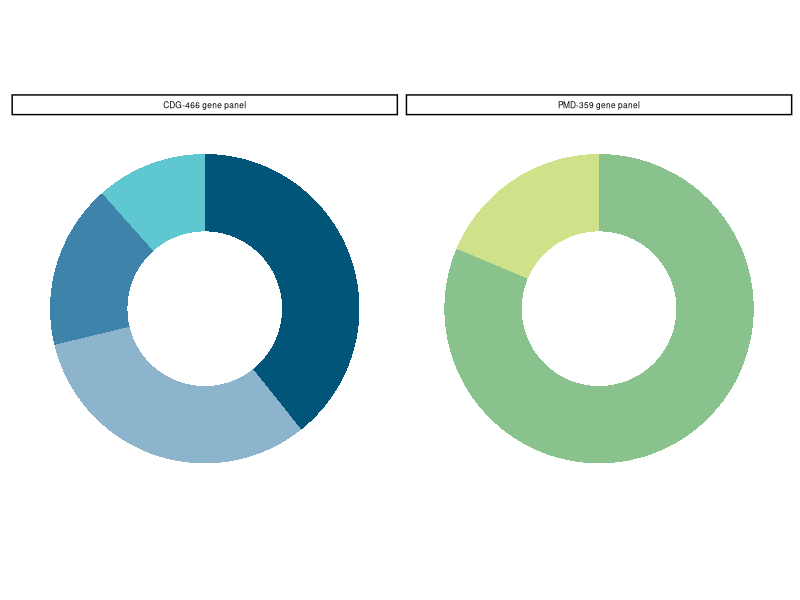

This figure's R source:
#!/usr/bin/env Rscript

# Author: Robert Wang (Xing Lab)
# Date: 2024.12.27
# Supplementary Figure 2a

# Genes represented in the CDG-466 (left) and PMD-359 (right) gene panels. Both panels include known disease genes as well 
# as genes that may be implicated in disease-associated pathways. 

# =====================================================================================================================
#                                                      LIBRARIES 
# =====================================================================================================================

# Load required libraries
suppressMessages(library(dplyr))
suppressMessages(library(ggplot2))
suppressMessages(library(tidyr))

# =====================================================================================================================
#                                                        MAIN
# =====================================================================================================================

# Establish working directories and file paths
workdir <- "/mnt/isilon/lin_lab_share/STRIPE"
outfile <- file.path(workdir, "manuscript/Revisions/20241219/Supplementary_Figures/Figure_S2/Figure_S2a.pdf")

# Construct dataframe summarizing number of genes in the CDG-466 and PMD-359 gene panels
df <- tibble(
    Panel = rep(c("CDG-466", "PMD-359"), each = 6),
    Category = rep(c("Known CDG gene", "Glycosyltransferase/sulfotransferase", "Glycoside hydrolase",
        "Other glycosylation-related gene", "Known PMD gene", "Other nuclear-encoded mitochondrial gene"), 2),
    Count = c(183, 149, 80, 54, 0, 0, 0, 0, 0, 0, 292, 67)
)
df$Panel <- factor(df$Panel, levels = c("CDG-466", "PMD-359"))
levels(df$Panel) <- c("CDG-466 gene panel", "PMD-359 gene panel")
df$Category <- factor(df$Category, levels = c("Known CDG gene", "Glycosyltransferase/sulfotransferase", "Glycoside hydrolase",
        "Other glycosylation-related gene", "Known PMD gene", "Other nuclear-encoded mitochondrial gene"))
df <- df %>% group_by(Panel) %>% mutate(Fraction = Count/sum(Count), Max = cumsum(Fraction)) %>%
    mutate(Min = c(0, head(Max, -1)))

# Plot number of genes in the CDG-466 and PMD-359 gene panels
p <- ggplot(df, aes(ymax = Max, ymin = Min, xmax = 4, xmin = 3, fill = Category)) + geom_rect() + coord_polar(theta = "y") +
    xlim(c(2, 4)) + facet_wrap(. ~ Panel, nrow = 1) + theme_classic() + theme(panel.grid.major = element_blank(), 
    panel.grid.minor = element_blank(), panel.background = element_blank(), axis.text = element_blank(),
    axis.title = element_blank(), axis.ticks = element_blank(), axis.line = element_blank(), legend.position = "none",
    strip.text = element_text(color = "black", size = 6)) + scale_fill_manual(values = c("#005579", "#8CB4CD", "#3E84AA",
    "#5FC7CF", "#8AC28E", "#CFE289"))

# Save p to outfile
ggsave(outfile, plot = p, width = 3, height = 1.75)